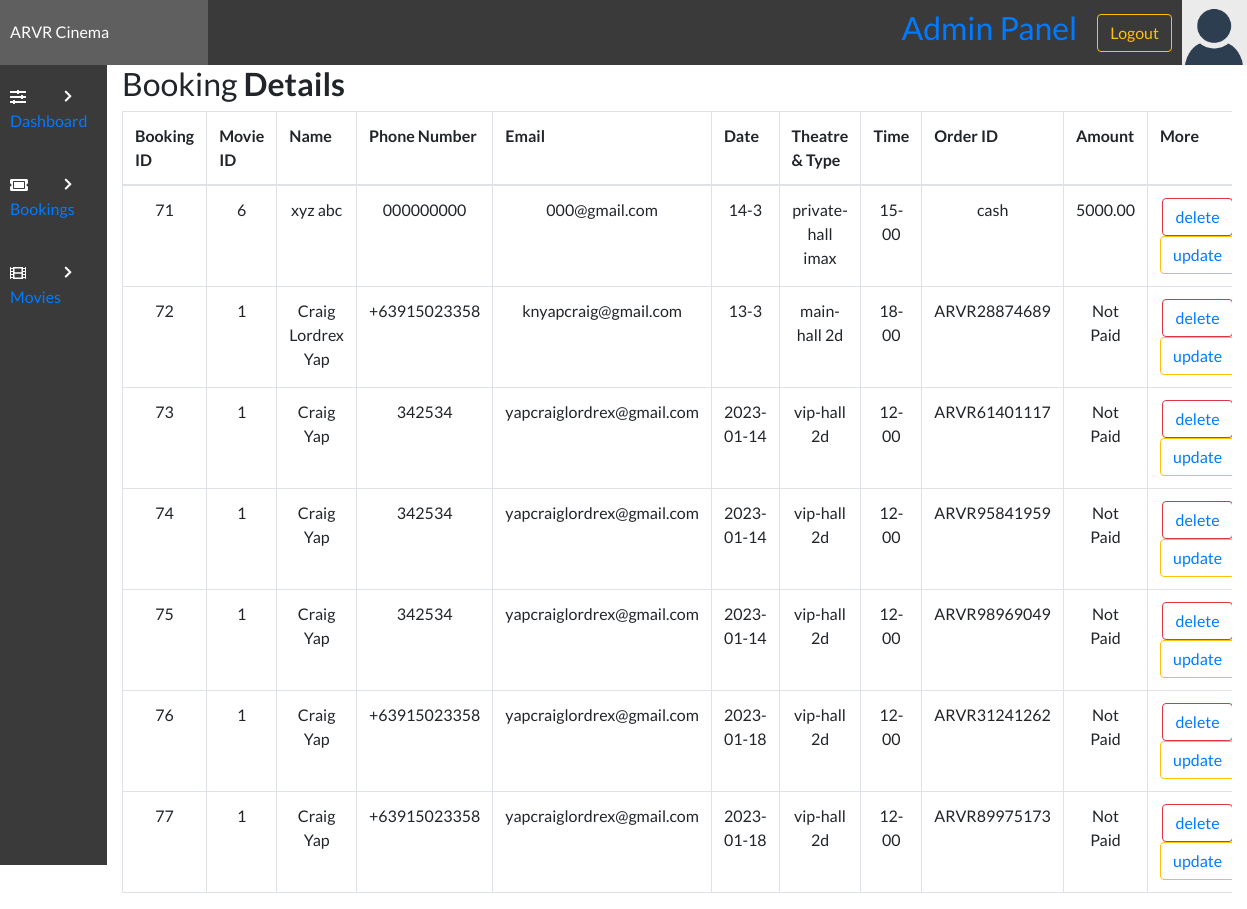
/admin/view.php (signed in), run on the app's committed database.
### tables this page shows
CREATE TABLE `bookingtable` (
  `bookingID` int(11) NOT NULL,
  `movieID` int(11) DEFAULT NULL,
  `bookingTheatre` varchar(100) NOT NULL,
  `bookingType` varchar(100) DEFAULT NULL,
  `bookingDate` varchar(50) NOT NULL,
  `bookingTime` varchar(50) NOT NULL,
  `bookingFName` varchar(100) NOT NULL,
  `bookingLName` varchar(100) DEFAULT NULL,
  `bookingPNumber` varchar(12) NOT NULL,
  `bookingEmail` varchar(255) NOT NULL,
  `amount` varchar(255) NOT NULL,
  `ORDERID` varchar(255) NOT NULL,
  `DATE-TIME` datetime NOT NULL DEFAULT current_timestamp()
);

### admin/view.php (the view, shortened to what this page needs)
<?php
include "config.php";
?>
<!DOCTYPE html>
<html lang="en">
<head>
    <link rel="stylesheet" href="../style/styles.css">
    <link rel="stylesheet" href="https://use.fontawesome.com/releases/v5.7.2/css/all.css">
    <link rel="stylesheet" href="https://cdnjs.cloudflare.com/ajax/libs/twitter-bootstrap/4.5.2/css/bootstrap.css">
    <link rel="stylesheet" href="https://cdn.datatables.net/1.10.22/css/dataTables.bootstrap4.min.css">
    <link rel="stylesheet" href="https://maxcdn.bootstrapcdn.com/bootstrap/4.0.0/css/bootstrap.min.css">
</head>
<body>
    <?php include('header.php'); ?>
    <div class="admin-container">
        <?php include('sidebar.php'); ?>
        <div class="container-lg">
            <div class="table-responsive">
                <div class="table-wrapper">
                    <div class="table-title">
                        <div class="row">
                            <div class="col-sm-8">
                                <h2>Booking <b>Details</b></h2>
                            </div>
                        </div>
                    </div>
                    <table class="table table-bordered" id="dataTable" width="100%" cellspacing="0">
                        <tr>
                            <th>Booking ID</th>
                            <th>Movie ID</th>
                            <th>Name</th>
                            <th>Phone Number</th>
                            <th>Email</th>
                            <th>Date</th>
                            <th>Theatre & Type</th>
                            <th>Time</th>
                            <th>Order ID</th>
                            <th>Amount</th>
                            <th>More</th>
                        </tr>
                        <tbody>
                            <?php
                            $con = mysqli_connect($host, $user, $password, $dbname);
                            $select = "SELECT * FROM `bookingtable`";
                            $run = mysqli_query($con, $select);
                            while ($row = mysqli_fetch_array($run)) {
                                $bookingid = $row['bookingID'];
                                $movieID = $row['movieID'];
                                $bookingFName = $row['bookingFName'];
                                $bookingLName = $row['bookingLName'];
                                $mobile = $row['bookingPNumber'];
                                $email = $row['bookingEmail'];
                                $date = $row['bookingDate'];
                                $theatre = $row['bookingTheatre'];
                                $type = $row['bookingType'];
                                $time = $row['bookingTime'];
                                $ORDERID = $row['ORDERID'];
                                $amount = $row['amount'];
                            ?>
                                <tr align="center">
                                <td><?php echo $bookingid; ?></td>
                                    <td><?php echo $movieID; ?></td>
                                    <td><?php echo $bookingFName . ' ' . $bookingLName; ?></td>
                                    <td><?php echo $mobile; ?></td>
                                    <td><?php echo $email; ?></td>
                                    <td><?php echo $date; ?></td>
                                    <td><?php echo $theatre . ' ' . $type; ?></td>
                                    <td><?php echo $time; ?></td>
                                    <td><?php echo $ORDERID; ?></td>
                                    <td><?php echo $amount; ?></td>
                                    <td><button type="submit" type="button" class="btn btn-outline-danger"><?php echo  "<a href='deleteBooking.php?id=" . $row['bookingID'] . "' >delete</a>"; ?></button><button name="update"  type="submit" onclick="" type="button" class="btn btn-outline-warning"><?php echo  "<a href='editBooking.php?id=" . $row['bookingID'] . "'>update</a>"; ?></button></td>
                                </tr>
                            <?php }
                            ?>
                        </tbody>
                    </table>
                </div>
            </div>
        </div>
    </div>
</body>
</html>

### admin/header.php (shortened to what this page needs)
<div class="admin-section-header">
    <div class="admin-logo">
        ARVR Cinema
    </div>
    <div class="admin-login-info">
        <div style="padding: 0 20px;">
            <h2><a href="#">Admin Panel</a></h2>
        </div>
        <form method='post' action="">
            <input type="submit" value="Logout" class="btn btn-outline-warning" name="but_logout">
        </form>
        <img class="admin-user-avatar" src="../img/avatar.png" alt="">
    </div>
</div>

### admin/sidebar.php
<div class="admin-section admin-section1">
    <ul>
        <li><i class="fas fa-sliders-h"></i><a href="admin.php">Dashboard </a><i class="fas admin-dropdown fa-chevron-right"></i></li>
        <li><i class="fas fa-ticket-alt"></i><a href="view.php">Bookings</a> <i class="fas admin-dropdown fa-chevron-right"></i></li>
        <li><i class="fas fa-film"></i><a href="addmovie.php">Movies</a> <i class="fas admin-dropdown fa-chevron-right"></i></a></li>
    </ul>
</div>

### style/styles.css (style rules this page uses)
* { margin: 0; padding: 0; box-sizing: border-box; font-family: "Lato", sans-serif; text-decoration: none; color: unset; }
.admin-dropdown { float: right; font-style: normal; margin-left: 3px; font-size: 13px; position: absolute; right: 15px; top: 25px; margin: 0; }
.admin-section-header { color: #fff; width: 100%; background-color: #3a3a3a; display: grid; grid-template-columns: 1fr 5fr; }
.admin-user-avatar { width: 65px; }
.admin-login-info { display: flex; align-items: center; justify-content: flex-end; }
.admin-login-info img { margin-left: 10px; }
.admin-logo { padding: 20px 10px; background-color: #5f5f5f; }
.admin-container { display: grid; grid-template-columns: 1fr 5fr; }
.admin-section1 { background-color: #3a3a3a; height: 100vh; }
.admin-section1 ul li { width: 100%; padding: 20px 10px; background-color: #3a3a3a; color: #fff; transition: all 0.3s ease; position: relative; cursor: pointer; }
.admin-section1 ul li i { margin-right: 20px; }

### data on the page
bookingtable: bookingID "71", movieID "6", bookingFName "xyz", bookingLName "abc", bookingPNumber "000000000", bookingEmail "000@gmail.com", bookingDate "14-3", bookingTheatre "private-hall", bookingType "imax", bookingTime "15-00", ORDERID "cash", amount "5000.00"
bookingtable: bookingID "72", movieID "1", bookingFName "Craig Lordrex", bookingLName "Yap", bookingPNumber "+63915023358", bookingEmail "knyapcraig@gmail.com", bookingDate "13-3", bookingTheatre "main-hall", bookingType "2d", bookingTime "18-00", ORDERID "ARVR28874689", amount "Not Paid"
bookingtable: bookingID "73", movieID "1", bookingFName "Craig", bookingLName "Yap", bookingPNumber "342534", bookingEmail "yapcraiglordrex@gmail.com", bookingDate "2023-01-14", bookingTheatre "vip-hall", bookingType "2d", bookingTime "12-00", ORDERID "ARVR61401117", amount "Not Paid"
bookingtable: bookingID "74", movieID "1", bookingFName "Craig", bookingLName "Yap", bookingPNumber "342534", bookingEmail "yapcraiglordrex@gmail.com", bookingDate "2023-01-14", bookingTheatre "vip-hall", bookingType "2d", bookingTime "12-00", ORDERID "ARVR95841959", amount "Not Paid"
bookingtable: bookingID "75", movieID "1", bookingFName "Craig", bookingLName "Yap", bookingPNumber "342534", bookingEmail "yapcraiglordrex@gmail.com", bookingDate "2023-01-14", bookingTheatre "vip-hall", bookingType "2d", bookingTime "12-00", ORDERID "ARVR98969049", amount "Not Paid"
bookingtable: bookingID "76", movieID "1", bookingFName "Craig", bookingLName "Yap", bookingPNumber "+63915023358", bookingEmail "yapcraiglordrex@gmail.com", bookingDate "2023-01-18", bookingTheatre "vip-hall", bookingType "2d", bookingTime "12-00", ORDERID "ARVR31241262", amount "Not Paid"
bookingtable: bookingID "77", movieID "1", bookingFName "Craig", bookingLName "Yap", bookingPNumber "+63915023358", bookingEmail "yapcraiglordrex@gmail.com", bookingDate "2023-01-18", bookingTheatre "vip-hall", bookingType "2d", bookingTime "12-00", ORDERID "ARVR89975173", amount "Not Paid"
